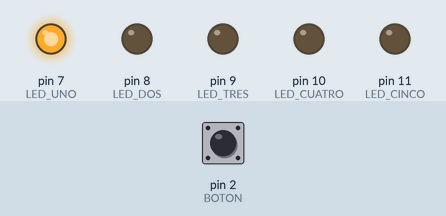
Simulated run of this sketch. Board: Arduino Uno, built with avr-gcc and run on an emulated ATmega328P. Parts: output pins drawn as LEDs (lit = HIGH). Inputs (shaded band) come from the test bench; at power-on: pin 2 (BOTON) HIGH.

Above: at 0.05 s.
At 0.25 s:
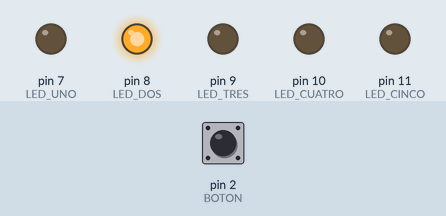
At 0.65 s:
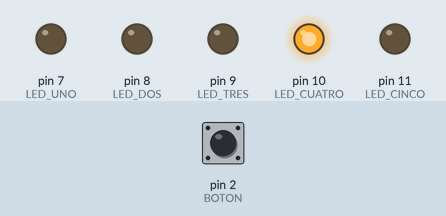
At 0.75 s:
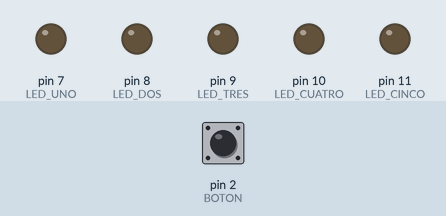
At 1.45 s:
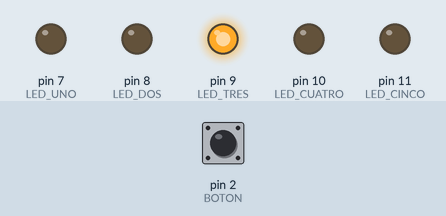
At 2.85 s:
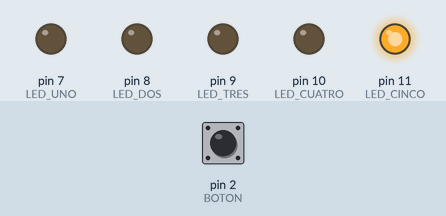
Timing chart, 0 to 3.1 s (numbered marks = the images above):
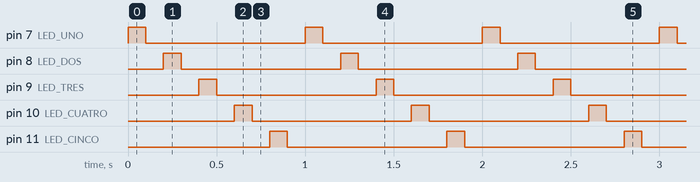

Measured:
- by itself, pin 7 (LED_UNO), pin 8 (LED_DOS), pin 9 (LED_TRES), pin 10 (LED_CUATRO), pin 11 (LED_CINCO): alternates HIGH for 0.10 s and LOW for 0.90 s
- by itself, everything shown: repeats every 1.0 s, in 10 steps

The sketch:

ej_4.5.ino
```cpp
/*Ejercicio 4-5
Debemos arreglar el siguiente código para que funcione correctamente el proyecto
https://www.tinkercad.com/things/c5vImB9lSuY
Video del funcionamiento Correcto
https://drive.google.com/file/d/1zbrn1OY7D1wLoF9e2e9RYhZM9lC0x2k0/view?usp=sharing
*/

/*
Consigna:
Al presionar el boton UNO debera cambiar
la forma que encienden los leds
por ejemplo:
1,2,3,4,5 a 5,4,3,2,1
Cuando dejo de presionar:
1,2,3,4,5
*/

#define LED_UNO 7
#define LED_DOS 8
#define LED_TRES 9
#define LED_CUATRO 10
#define LED_CINCO 11

#define TIEMPO 100

#define BOTON 2

void setup() {
  pinMode(LED_UNO, OUTPUT);
  pinMode(LED_DOS, OUTPUT);
  pinMode(LED_TRES, OUTPUT);
  pinMode(LED_CUATRO, OUTPUT);
  pinMode(LED_CINCO, OUTPUT);
  pinMode(BOTON, INPUT_PULLUP);
}

void loop() {
  int apretoBoton = digitalRead(BOTON);

    if (apretoBoton == LOW)
    {
      EnciendeApagaLed(LED_CINCO);
      EnciendeApagaLed(LED_CUATRO);
      EnciendeApagaLed(LED_TRES);
      EnciendeApagaLed(LED_DOS);
      EnciendeApagaLed(LED_UNO);
    }
    else
    {
      EnciendeApagaLed(LED_UNO);
      EnciendeApagaLed(LED_DOS);
      EnciendeApagaLed(LED_TRES);
      EnciendeApagaLed(LED_CUATRO);
      EnciendeApagaLed(LED_CINCO);
    }
}

void EnciendeApagaLed(int led)
{
  digitalWrite(led, HIGH);
  delay(TIEMPO);
  digitalWrite(led, LOW);
  delay(TIEMPO);
}
```
